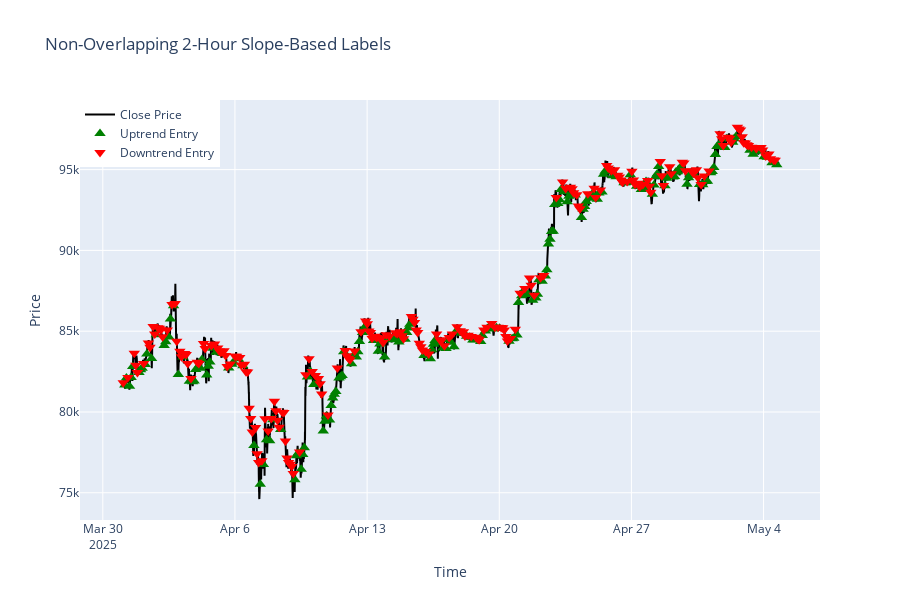

The cell this chart's notebook holds for it:
### Code cell
# Parameters
window = 24  # 2 hours of 5-minute candles
threshold = 0.03  # slope threshold

# Create label column initialized to NaN
df['label'] = np.nan

# Step through the data in fixed non-overlapping windows
for start in range(0, len(df) - window, window):
    end = start + window
    start_price = df['close'].iloc[start]
    end_price = df['close'].iloc[end]
    slope = (end_price - start_price) / window

    if slope > threshold:
        df.iloc[start, df.columns.get_loc('label')] = 1
    elif slope < -threshold:
        df.iloc[start, df.columns.get_loc('label')] = -1
    # else leave as NaN

# Extract labeled entries for plotting
up = df[df['label'] == 1]
down = df[df['label'] == -1]

# Plot interactively
fig = go.Figure()

# Price line
fig.add_trace(go.Scatter(
    x=df.index, y=df['close'],
    mode='lines', name='Close Price', line=dict(color='black')
))

# Uptrend markers
fig.add_trace(go.Scatter(
    x=up.index, y=up['close'],
    mode='markers', name='Uptrend Entry',
    marker=dict(symbol='triangle-up', size=10, color='green')
))

# Downtrend markers
fig.add_trace(go.Scatter(
    x=down.index, y=down['close'],
    mode='markers', name='Downtrend Entry',
    marker=dict(symbol='triangle-down', size=10, color='red')
))

fig.update_layout(
    title="Non-Overlapping 2-Hour Slope-Based Labels",
    xaxis_title="Time",
    yaxis_title="Price",
    height=600,
    legend=dict(x=0, y=1)
)

fig.show()

### Figure 1 — Plotly figure (JSON) as saved in the notebook; plotly's stock layout.template omitted (floating-point values rounded to 4 significant figures; data arrays with more than 128 entries replaced by an {"elided": "..."} marker saying what was removed)
{"data": [{"line": {"color": "black"}, "mode": "lines", "name": "Close Price", "type": "scatter", "x": {"elided": "9990 str values"}, "y": {"elided": "9990 float values"}}, {"marker": {"color": "green", "size": 10, "symbol": "triangle-up"}, "mode": "markers", "name": "Uptrend Entry", "type": "scatter", "x": {"elided": "205 str values"}, "y": {"elided": "205 float values"}}, {"marker": {"color": "red", "size": 10, "symbol": "triangle-down"}, "mode": "markers", "name": "Downtrend Entry", "type": "scatter", "x": {"elided": "211 str values"}, "y": {"elided": "211 float values"}}], "layout": {"height": 600, "legend": {"x": 0, "y": 1}, "title": {"text": "Non-Overlapping 2-Hour Slope-Based Labels"}, "xaxis": {"title": {"text": "Time"}}, "yaxis": {"title": {"text": "Price"}}}}
